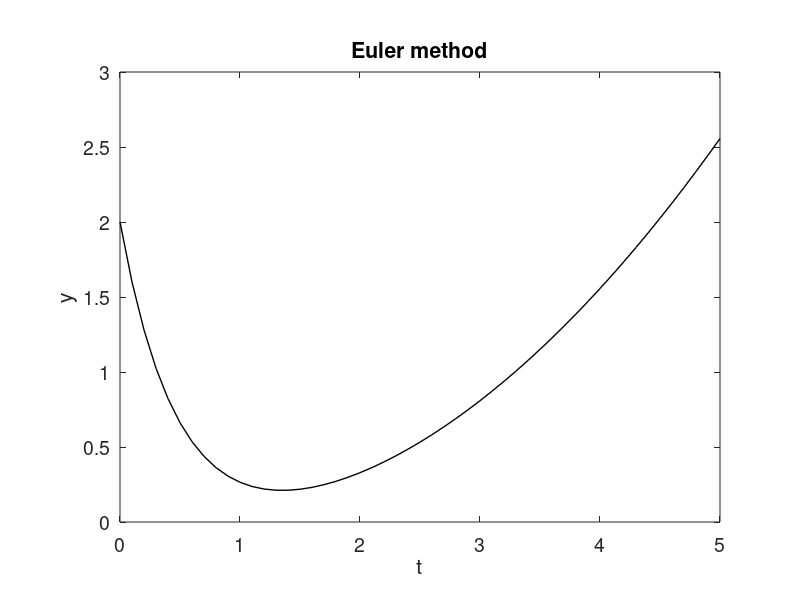

This figure's MATLAB source:
%
% This code uses the Euler method to solve y'=-a*y+0.25*t^2
% from t=0 to t=5 with a=2. Then it plots the numerical solution
%
clear
clf reset
axes('position',[0.15,0.13,0.75,0.75])
%
a=2;
y0=2;
h=0.1;
%
n=5/h;
t=[0:n]*h;
y=zeros(1,n+1);
y(1)=y0;
%
for j=1:n,
  y(j+1)=y(j)+h*(-a*y(j)+0.25*t(j)^2);
end
%
plot(t,y,'k-','linewidth',1.0)
%
set(gca,'fontsize',14)
axis([0,5,0,3])
set(gca,'xtick',[0:1:5])
set(gca,'ytick',[0:0.5:3])
xlabel('t')
ylabel('y')
title('Euler method')
%
